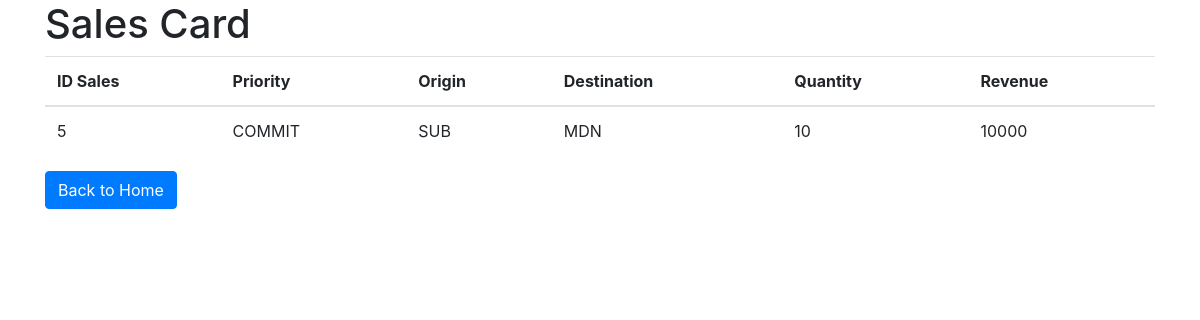
The app's page /viewSalesCard.php, older data.
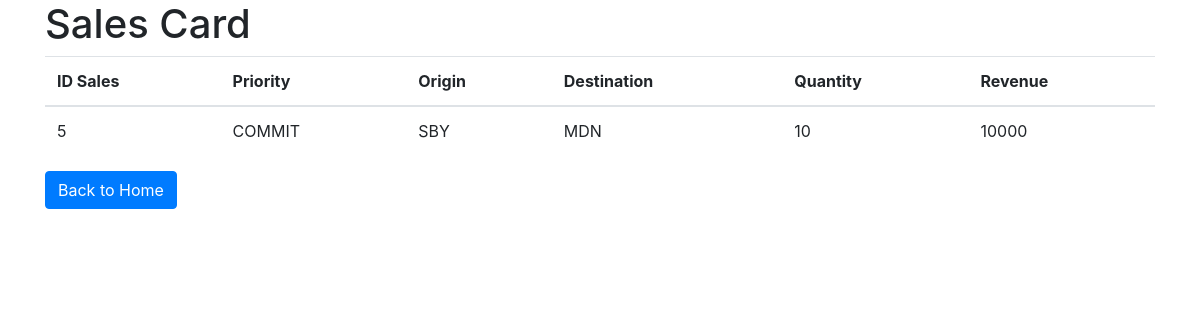
The same page, newer data.
### tables this page shows
CREATE TABLE `sales` (
  `id_sales` int(255) NOT NULL,
  `priority` text NOT NULL,
  `origin` text NOT NULL,
  `destination` text NOT NULL,
  `quantity` int(11) NOT NULL,
  `revenue` int(11) NOT NULL
);

### viewSalesCard.php (the view, shortened to what this page needs)
<!DOCTYPE html>
<html>
<head>
    <link href="https://maxcdn.bootstrapcdn.com/bootstrap/4.5.2/css/bootstrap.min.css" rel="stylesheet">
</head>
<body>
    <div class="container">
        <h1>Sales Card</h1>
        <?php
            require 'connect.php';
            $sql = "SELECT * FROM sales";
            $result= mysqli_query($con,$sql);
        if ($result->num_rows > 0) {
            echo '<table class="table">';
            echo '<thead><tr><th>ID Sales</th><th>Priority</th><th>Origin</th><th>Destination</th><th>Quantity</th><th>Revenue</th></tr></thead>';
            echo '<tbody>';
            while ($row = $result->fetch_assoc()) {
                echo '<tr>';
                echo '<td>' . $row['id_sales'] . '</td>';
                echo '<td>' . $row['priority'] . '</td>';
                echo '<td>' . $row['origin'] . '</td>';
                echo '<td>' . $row['destination'] . '</td>';
                echo '<td>' . $row['quantity'] . '</td>';
                echo '<td>' . $row['revenue'] . '</td>';
                echo '</tr>';
            }
            echo '</tbody>';
            echo '</table>';
        } else {
            echo 'No data found in the database.';
        }
        ?>
        <form action="homeAdmin.php">
            <button class="btn btn-primary">Back to Home</button>
        </form>
    </div>
</body>
</html>

Row changes from the older to the newer data that the page shows:
changed sales "COMMIT": origin "SUB" → "SBY"
